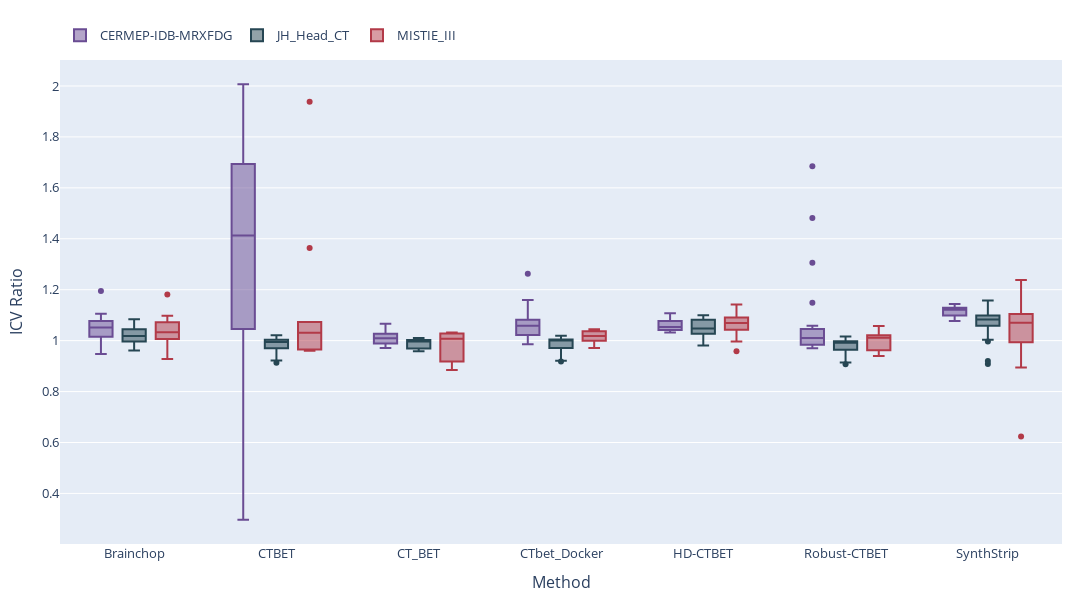

Notebook source saved alongside this figure:
### Code cell
import plotly.graph_objects as go
import plotly.express as px

datasets = sorted(all_df['Dataset'].unique())
methods  = sorted(all_df['method_A'].unique())

# Custom dark, color-blind friendly colors per dataset
# Explicit mapping for reproducibility; extend if new datasets appear.
custom_dataset_colors = {
    'JH_Head_CT': '#264653',        # dark teal
    'CERMEP-IDB-MRXFDG': '#6a4c93', # dark purple
    'MISTIE_III': '#b23a48',        # deep wine red
}
# Fallback palette (Dark2) for any dataset not in the explicit map
fallback_colors = px.colors.qualitative.Dark2
for i, ds in enumerate(datasets):
    if ds not in custom_dataset_colors:
        custom_dataset_colors[ds] = fallback_colors[i % len(fallback_colors)]

fig = go.Figure()

# One trace per dataset; Plotly groups by x (method)
for ds in datasets:
    d = all_df[all_df['Dataset'] == ds]
    if d.empty:
        continue
    fig.add_trace(go.Box(
        x=d['method_A'],                # categories = methods
        y=d['icv_ratio'],
        name=ds,                        # legend per dataset
        marker_color=custom_dataset_colors[ds],
        boxpoints='outliers',
        jitter=0,
        pointpos=0,
        legendgroup=ds,
        offsetgroup=ds,                 # group within each method
        alignmentgroup='all',
        hovertemplate='Dataset: '+ds+'<br>Method: %{x}<br>ICV Ratio: %{y:.3f}<extra></extra>'
    ))

fig.update_layout(
    boxmode='group',
    width=1100, height=600,
    margin=dict(l=60, r=30, t=60, b=50),
    legend=dict(orientation='h', yanchor='bottom', y=1.02, xanchor='left', x=0, title=None),
    font=dict(size=13)
)
fig.update_xaxes(title_text='Method',
                 categoryorder='array', categoryarray=methods, tickmode='array',
                 tickvals=methods, ticktext=methods)
fig.update_yaxes(title_text='ICV Ratio')

fig.show()

### Figure 1 — Plotly figure (JSON) as saved in the notebook; plotly's stock layout.template omitted (floating-point values rounded to 4 significant figures; data arrays with more than 128 entries replaced by an {"elided": "..."} marker saying what was removed)
{"data": [{"alignmentgroup": "all", "boxpoints": "outliers", "hovertemplate": "Dataset: CERMEP-IDB-MRXFDG<br>Method: %{x}<br>ICV Ratio: %{y:.3f}<extra></extra>", "jitter": 0, "legendgroup": "CERMEP-IDB-MRXFDG", "marker": {"color": "#6a4c93"}, "name": "CERMEP-IDB-MRXFDG", "offsetgroup": "CERMEP-IDB-MRXFDG", "pointpos": 0, "type": "box", "x": {"elided": "140 str values"}, "y": {"elided": "140 float values"}}, {"alignmentgroup": "all", "boxpoints": "outliers", "hovertemplate": "Dataset: JH_Head_CT<br>Method: %{x}<br>ICV Ratio: %{y:.3f}<extra></extra>", "jitter": 0, "legendgroup": "JH_Head_CT", "marker": {"color": "#264653"}, "name": "JH_Head_CT", "offsetgroup": "JH_Head_CT", "pointpos": 0, "type": "box", "x": {"elided": "224 str values"}, "y": {"elided": "224 float values"}}, {"alignmentgroup": "all", "boxpoints": "outliers", "hovertemplate": "Dataset: MISTIE_III<br>Method: %{x}<br>ICV Ratio: %{y:.3f}<extra></extra>", "jitter": 0, "legendgroup": "MISTIE_III", "marker": {"color": "#b23a48"}, "name": "MISTIE_III", "offsetgroup": "MISTIE_III", "pointpos": 0, "type": "box", "x": ["Brainchop", "HD-CTBET", "SynthStrip", "CTBET", "Robust-CTBET", "CTbet_Docker", "Brainchop", "HD-CTBET", "SynthStrip", "CTBET", "Robust-CTBET", "CT_BET", "CTbet_Docker", "Brainchop", "HD-CTBET", "SynthStrip", "CTBET", "Robust-CTBET", "CT_BET", "CTbet_Docker", "Brainchop", "HD-CTBET", "SynthStrip", "CTBET", "Robust-CTBET", "CT_BET", "CTbet_Docker", "Brainchop", "HD-CTBET", "SynthStrip", "CTBET", "Robust-CTBET", "CTbet_Docker", "Brainchop", "HD-CTBET", "SynthStrip", "CTBET", "Robust-CTBET", "CTbet_Docker", "Brainchop", "HD-CTBET", "SynthStrip", "CTBET", "Robust-CTBET", "CT_BET", "CTbet_Docker", "Brainchop", "HD-CTBET", "SynthStrip", "CTBET", "Robust-CTBET", "CT_BET", "CTbet_Docker", "Brainchop", "HD-CTBET", "SynthStrip", "CTBET", "Robust-CTBET", "CT_BET", "CTbet_Docker", "Brainchop", "HD-CTBET", "SynthStrip", "CTBET", "Robust-CTBET", "CT_BET", "CTbet_Docker"], "y": [1.181, 1.042, 1.239, 0.9607, 0.9397, 1.045, 1.046, 1.083, 1.081, 1.938, 1.045, 1.029, 1.026, 1.007, 1.091, 1.059, 1.073, 1.057, 0.9105, 1.044, 1.072, 1.142, 0.895, 0.962, 0.9432, 1.026, 1.037, 1.044, 1.08, 1.043, 1.011, 1.006, 1.011, 0.9784, 0.9964, 0.994, 1.037, 1.017, 0.9711, 1.016, 1.101, 1.128, 1.03, 1.021, 1.032, 1.003, 0.9279, 0.9585, 0.6233, 1.032, 1.021, 0.8848, 0.985, 1.098, 1.058, 1.105, 0.965, 0.9624, 0.9416, 0.9997, 1.022, 1.056, 1.101, 1.364, 0.991, 1.008, 1.031]}], "layout": {"boxmode": "group", "font": {"size": 13}, "height": 600, "legend": {"orientation": "h", "title": {}, "x": 0, "xanchor": "left", "y": 1.02, "yanchor": "bottom"}, "margin": {"b": 50, "l": 60, "r": 30, "t": 60}, "width": 1100, "xaxis": {"categoryarray": ["Brainchop", "CTBET", "CT_BET", "CTbet_Docker", "HD-CTBET", "Robust-CTBET", "SynthStrip"], "categoryorder": "array", "tickmode": "array", "ticktext": ["Brainchop", "CTBET", "CT_BET", "CTbet_Docker", "HD-CTBET", "Robust-CTBET", "SynthStrip"], "tickvals": ["Brainchop", "CTBET", "CT_BET", "CTbet_Docker", "HD-CTBET", "Robust-CTBET", "SynthStrip"], "title": {"text": "Method"}}, "yaxis": {"title": {"text": "ICV Ratio"}}}}
